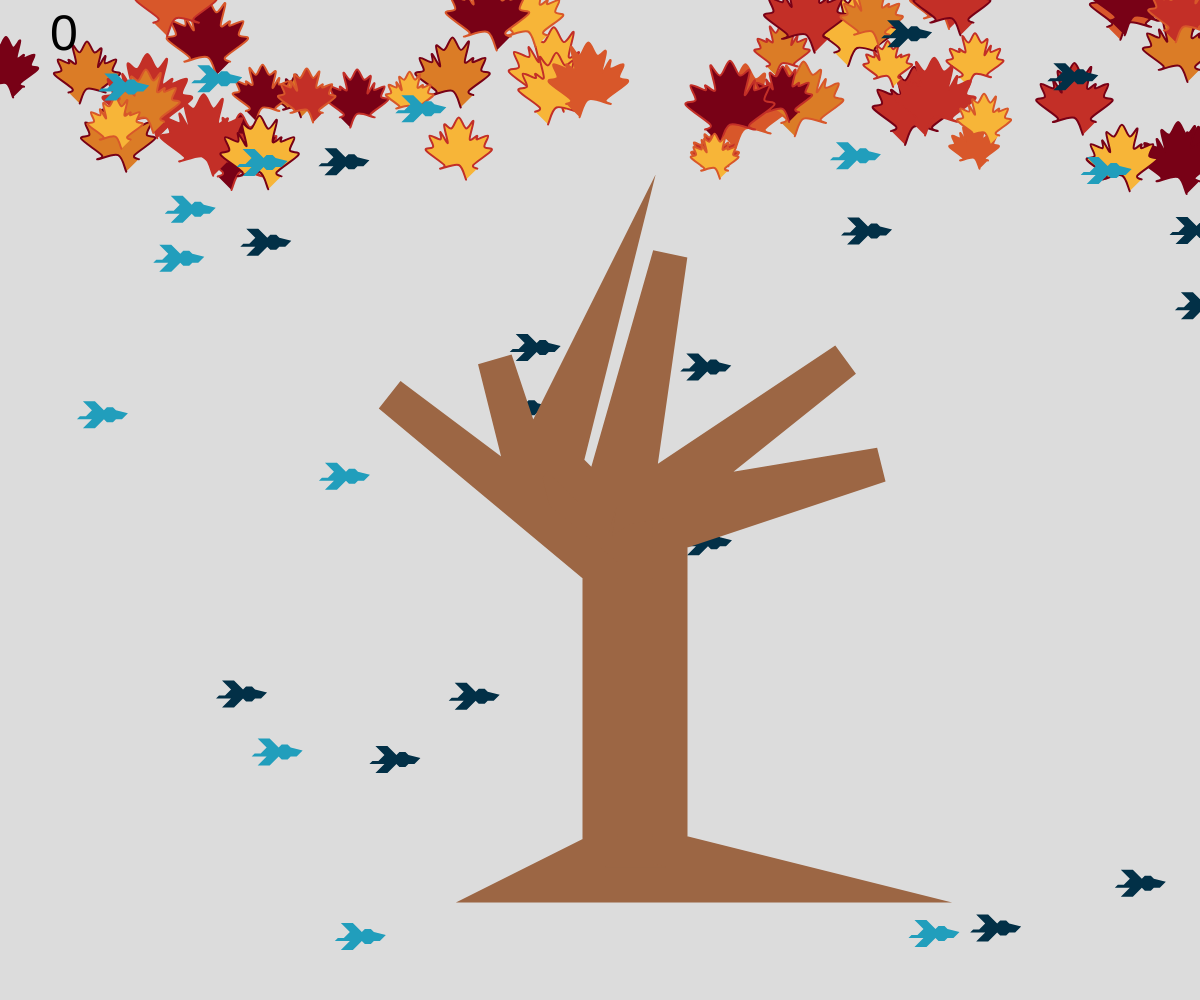
Frame 1 (no input)
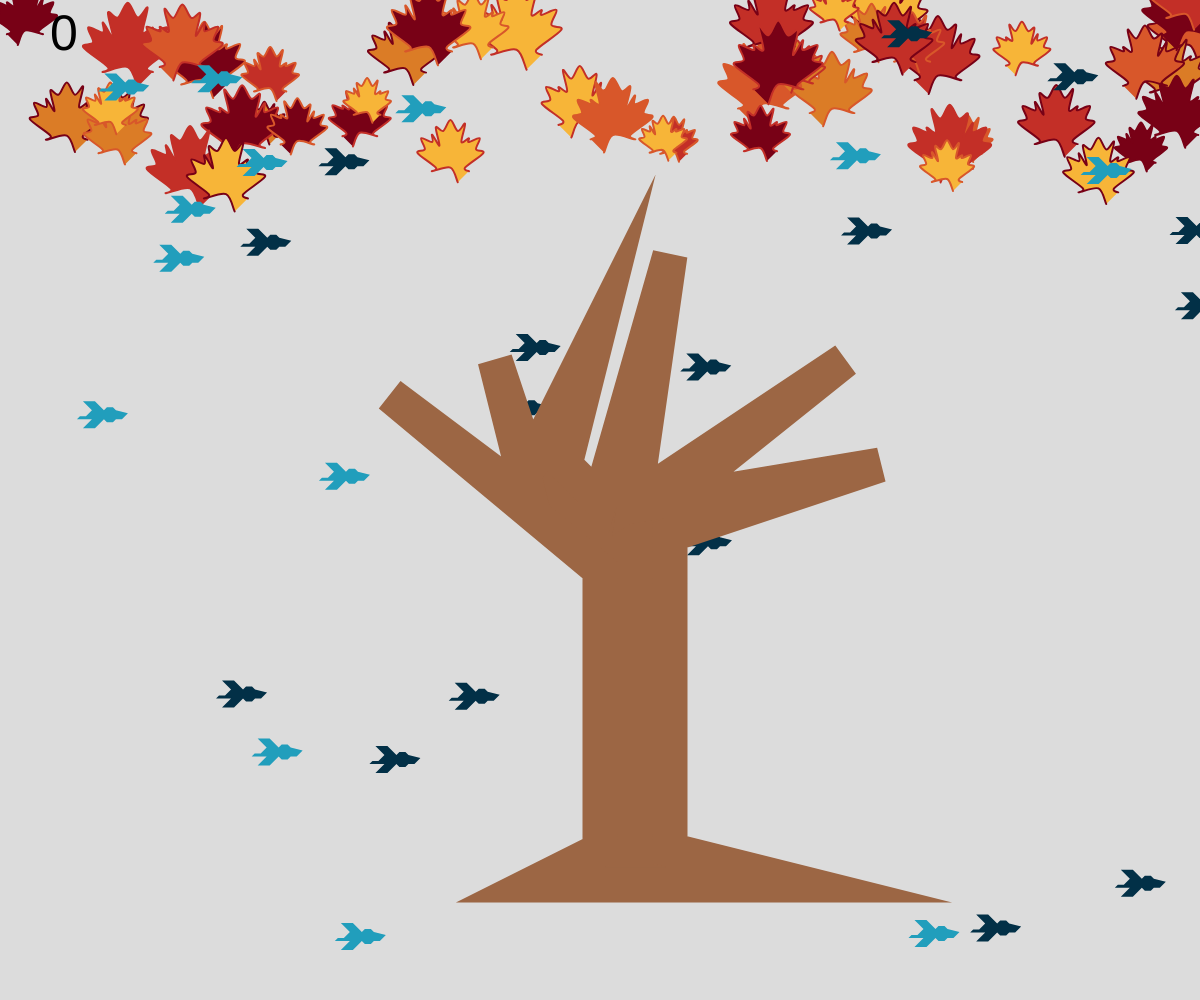
Frame 60 (no input)
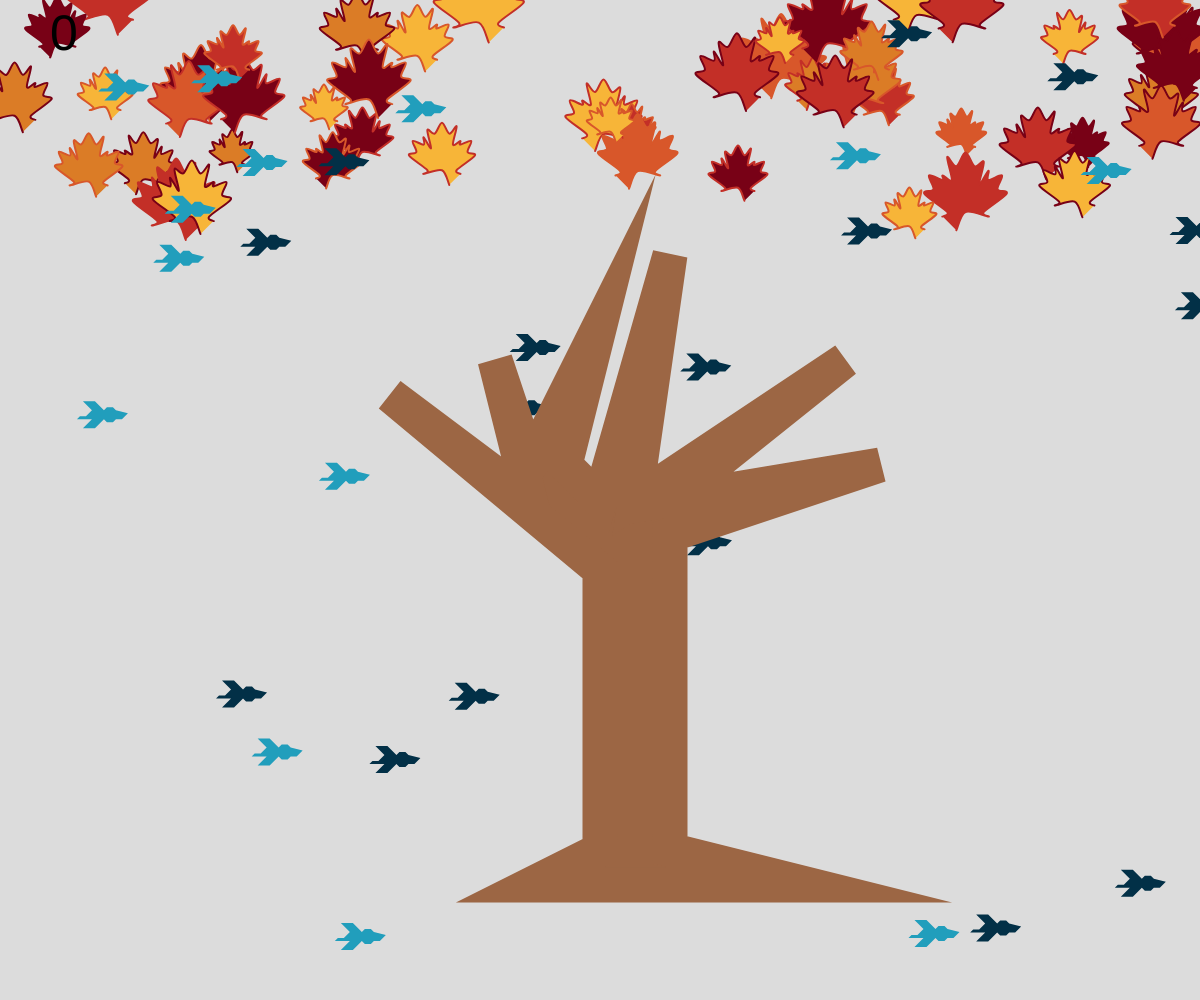
Frame 120 (the mouse pressed at the canvas centre since frame 60)

The p5.js sketch that drew these frames (run headless with seeded random() and noise() and a simulated clock; from frame 60 on, the mouse is pressed at the canvas centre):

// p5.js sketch
// ── sketch.js
// let points = [
// [7,10],[12,6],[12,4],[9,1],[10,-2],[10,-7],[5,-10],[1,-11],[1,-13],[-3,-13],[-14,-4],[-13,4],
// [-11,9],[-12,13],[-10,16],[-8,17],[-5,13],[3,13],[7,16],[10,15],[10,13],[7,10]
// ]


 //let points =[[6, -3], [5, 0], [7, 2],[7,4],[6,5],[9,5],[9,6],[8,7],[7,8],[6,8],[5,10],[4,10],[4,9],[5,8],[4,5],[0,5],[-2,4],[-4,1],[-4,-6],[-5,-7],[-10,-6],[-9,-7],[-4,-8],[-3,-7],[-1,-5],[4,4],[3,2],[3,1],[5,-3],[4,-4],[5,-4],[6,-3],[4,1],[5,2],[1,-4],[2,-5],[2,-8],[8,-8],[7,-7],[3,-7],[3,-1],[4,-1],[3,-1],[2,-3],[0,-5],[-4,-2],[-3,-4],[-1,-5],[-1,-9],[5,-10],[6,-9],[0,-8],[0,-5],[1,0],[-1,3],[5,-4],[6,-4],[7,-3],[6,1]];


 let points = [[1,-3], [5, -4],[4,-3], [9, 1], [7,2], [8,5], [5,4], [5,5], [3,4],[4, 9], [2, 7], [0,10], [-2, 7], [-4, 8], [-3,3], [-5, 6], [-5, 4], [-8, 5], [-7,2], [-9, 1], [-4,-3], [-5,-4], [0,-3], [2, -7], [2, -6], [1, -3]]; //list資料
 var stroke_colors = "780116-d8572a-c32f27".split("-").map(a=>"#"+a)
 var fill_colors = "780116-f7b538-db7c26-d8572a-c32f27".split("-").map(a=>"#"+a)


 function preload(){

 }
 class Obj{
  constructor(args){  //預設值，基本資料(包含有物件的顏色、位置、速度、大小...)
    this.p = args.p || createVector(random(width),random(height/6))//一個物件開始的位置
    this.v = createVector(random(-1,1),random(-1,1))//速度，x,y移動的速度為亂數產生-1,1之間的
    this.size = random(2.5,5) //放大倍率
    this.color = random(fill_colors)
    this.stroke = random(stroke_colors) //線的顏色
  }
  draw()  //把物件畫出來的函數
  {
   push() 
    translate(this.p.x,this.p.y)
    scale((this.v.x<0?1:-1),-1) //放大縮小的指令,this.v.x<0?1:-1 ==>this.v.x<0條件成立的話，則值為1，否則為-1
    fill(this.color)
    stroke(this.stroke)
    strokeWeight(2)
    beginShape()
    for(var i =0;i<points.length-1;i=i+1){
      //line(points[i][0]*this.size,points[i][1]*this.size,points[i+1][0]*this.size,points[i+1][1]*this.size)
     // vertex(points[i][0]*this.size,points[i][1]*this.size)
      curveVertex(points[i][0]*this.size,points[i][1]*this.size)
    }
    endShape()
   pop()

  }
  update(){ //移動後設定位置資料值
        //移動
    //this.p.x = this.p.x + this.v.x
    //this.p.y = this.p.y + this.v.y
        this.p.add(this.v)
        
        //算出滑鼠向量
        let mouseV = createVector(mouseX,mouseY)
        //let delta = mouseV.sub(this.p).limit(3)

        //大象跟隨滑鼠移動
        //let delta = mouseV.sub(this.p).limit(this.v.mag()*2)
        //this.p.add(delta)
        
        //碰壁
        if(this.p.x<=0 || this.p.x>=width)
        {
            this.v.x=-this.v.x
    }
        if(this.p.y<=0 || this.p.y>=height)
        {
          this.v.y = -this.v.y
        }
    }
    isBallInRanger(x,y){ //有沒有被滑鼠按到
        let d = dist(x,y,this.p.x,this.p.y)
        if(d<this.size*4){ //4:座標最大值
            return true
      }else{
        return false
        }
    } 
    
}

 var ball
 var balls =[]
 var bullet
 var bullets=[]
 var monster
 var monsters=[]
 var score = 0
 var shipP 

function setup(){ //設定大象物件倉庫內的資料
  createCanvas(windowWidth,windowHeight);
  //產生幾個物件
  shipP = createVector(width/2,height/2)
  for(var j=0;j<50;j=j+1)
  {
    ball = new Obj({}) //產生一個新的物件，暫時放到ball變數中
    balls.push(ball) //把ball物件放到balls物件群(陣列)中
  }

  for(j=0;j<30;j=j+1)
  {
    monster = new Monster({})
    monsters.push(monster)
  }
}
 
 function draw(){ //每秒60次
   background(220);
   //for(k=0;k<balls.length;k=k+1){
   //ball = balls[k]
   //ball.draw()
   //ball.update()
  // }
	 if(keyPressed){
    if(key=="ArrowLeft" || key=="a"){
      shipP.x = shipP.x-5
    }
    if(key=="ArrowRight" || key=="a"){
      shipP.x = shipP.x+5
    }
    if(key=="ArrowUp" || key=="a"){
      shipP.x = shipP.x-5
    }
    if(key=="ArrowDown" || key=="a"){
      shipP.x = shipP.x-5
    }
   } 

	  for(let ball of balls){
		 ball.draw()
		 ball.update()
    
     //判斷大象有無碰到子彈
     for(let bullet of bullets){
      if(ball.isBallInRanger(bullet.p.x,bullet.p.y)) //判斷ball與bullet有無接觸
      {
        score = score+1
	  		balls.splice(balls.indexOf(ball),1)
        bullets.splice(bullets.indexOf(bullet),1) //飛彈從倉庫移除
      }
     }
    }

	 

   for(let bullet of bullets){
    bullet.draw()
    bullet.update()
  }

  for(let monster of monsters){
    monster.draw()
    monster.update()
     
      //判斷有無碰到子彈
      for(let bullet of bullets){
       if(monster.isBallInRanger(bullet.p.x,bullet.p.y)) //判斷ball與bullet有無接觸
       {
         score = score-1
         //monsters.splice(monsters.indexOf(monster),1)
         monster.IsDead = true
         bullets.splice(bullets.indexOf(bullet),1) //飛彈從倉庫移除
       }
      }
     }
  

	 textSize(50)
	text(score,50,50)


// 绘制樹洞
push();
let dx = mouseX - width / 2;
let dy = mouseY - height / 2;
let angle = atan2(dy, dx);
translate(shipP.x, shipP.y);
rotate(angle);
noStroke();
ellipse(0, 0, 60);
pop();

// 樹幹
push();
translate(shipP.x, shipP.y);
scale(35);
scale(1,-1);
fill("#9c6644"); // 内部颜色
stroke("#9c6644"); // 设置边框
strokeWeight(1); // 设置边框粗细
beginShape();
vertex(6, -11);
vertex(2, -10);
vertex(2, -1);
vertex(8, 1);
vertex(2, 0);
vertex(7, 4);
vertex(1, 0);
vertex(2, 7);
vertex(0, 0);
vertex(-1, 1);
vertex(0, 5);
vertex(-2, 1);
vertex(-3, 4);
vertex(-2, 0);
vertex(-6, 3);
vertex(0, -2);
vertex(0, -10);
vertex(-2, -11);
fill("#9c6644");
endShape(CLOSE);

pop();
}

  
	 
 
function mousePressed(){
	//ball = new Obj({
//		p:{x: mouseX, y:mouseY}
	
		//p:createVector(mouseX,mouseY)
	//})
	//balls.push(ball)
	
	//for(let ball of balls){
	//	if(ball.isBallInRanger(mouseX,mouseY)){
			//把倉庫物件刪除
	//		score = score+1
	//		balls.splice(balls.indexOf(ball),1)
	//	}
	//}

  //新增子彈資料，未顯示
  bullet = new Bullet({})
  bullets.push(bullet)
}
    //r:random(10,30),
    //color:random(stroke_colors)
 
function keyPressed(){
  if(key==" "){
    bullet = new Bullet({})
    bullets.push(bullet) //把者筆資料放進倉庫

  }
  

} 
  

  

// ── bullet.js
class Bullet{
    constructor(args){  //預設值，基本資料(包含有物件的顏色、位置、速度、大小...)
      this.r = args.r || 20   //預設直徑為10
      this.p = args.p || shipP.copy() //createVector(width/2,height/2)//一個物件開始的位置
      this.v = createVector(mouseX-width/2,mouseY-height/2).limit(10)//子彈起始位置
      this.color = "#f07167" //子彈顏色
    }
    draw(){
        push()
           translate(this.p.x,this.p.y)
           fill(this.color)
           noStroke()
           ellipse(0,0,this.r)
           //rectMode(CENTER)
           //rect(0,0,20,40)
           //triangle()
        pop()
    }
        update(){ //計算移動後位置
        this.p.add(this.v)
        }
}
// ── monster.js
var monster_colors = "219ebc-023047".split("-").map(a => "#" + a);

class Monster {
  constructor(args) {
    this.r = args.r || random(50);
    this.p = args.p || createVector(random(width), random(height));
    this.v = args.v || createVector(random(-1, 1), random(-1, 1));
   
    this.color = args.color || random(monster_colors);
    // this.mode = random(["happy", "bad"]);
    this.IsDead = false;
  }

  draw() {
    if (this.IsDead == false) {
      push();
      translate(this.p.x, this.p.y);
      fill(this.color);
      noStroke();

      // 绘制怪物形状
      beginShape();
      vertex(1, 1);
      vertex(2, 2);
      vertex(4, 2);
      vertex(5, 1);
      vertex(7, 1);
      vertex(9, -1);
      vertex(5, -2);
      vertex(4, -3);
      vertex(2, -3);
      vertex(1, -2);
      vertex(-2, -5);
      vertex(-6, -5);
      vertex(-3, -2);
      vertex(-5, 0);
      vertex(-7, 0);
      vertex(-8, 1);
      vertex(-3, 1);
      vertex(-6, 4);
      vertex(-2, 4);
     scale(3)
      endShape(CLOSE);

      pop();
    } 
  }

  update() {
    // 更新怪物的逻辑...
  }
    
  
  isBallInRanger(x, y) {
    let d = dist(x, y, this.p.x, this.p.y);
    if (d < this.r / 2) {
      return true;
    } else {
      return false;
    }
  }
}

// 其他代码...

// 在适当的位置使用Monster类进行实例化和操作
